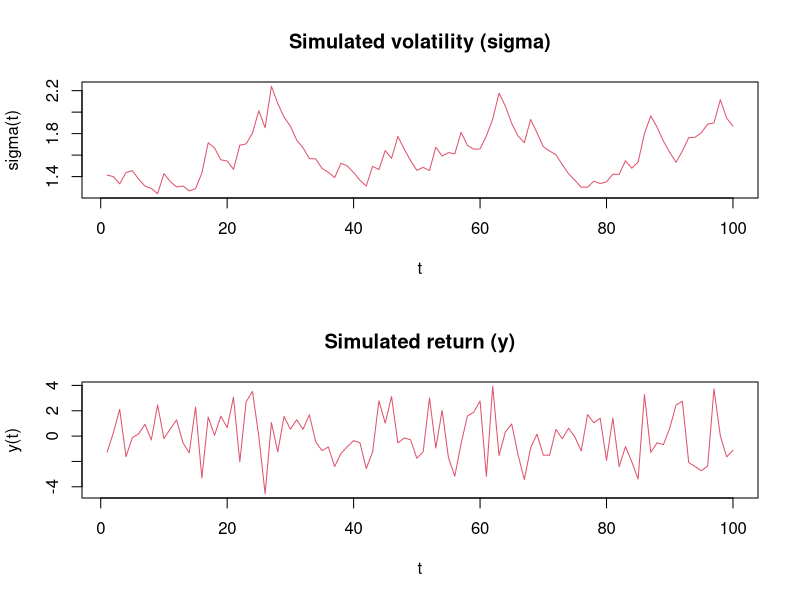

Write R code to recreate this figure.
##
##  GARCH (1, 1) model
##
##  y(t) = a + b * y(t-1) + e(t)
##  e(t) = sig(t) * z(t)
##  sig(t)^2 = omega + beta * sig(t-1)^2 + alpha * e(t-1)^2
##  omega > 0, beta >= 0, alpha >= 0
##
##  Version: 2023/04/13
##

##--- initial setup ---##
rm(list=ls())
gc()
gc()
set.seed(2)

##--- set true value ---##

da <- 0         # a
db <- 0         # b

domeg <- 0.2    # omega
dbeta <- 0.8    # beta
dalph <- 0.1    # alpha


##--- set variables ---##

ns <- 100      # the number of observations

vy <- vsig <- ve <- matrix(0, ns, 1)

dini <- domeg / (1 - dbeta - dalph)   # initial volatility: stationary mean


##--- simulate observations ---##

vz <- rnorm(ns)           # simulation z(t)
vsig[1] <- sqrt(dini)     # initial volatility: sig(1)
ve[1] <- vsig[1] * vz[1]  # initial disturbance: e(1)
vy[1] <- da + ve[1]       # initial return: y(1)
vsig[2] <- sqrt(domeg + dbeta * vsig[1]^2 + dalph * ve[1]^2)
for (t in 2:ns) {
  ve[t] <- vsig[t] * vz[t]
  vy[t] <- da + db * vy[t-1] + ve[t]
  if (t < ns) {
    vsig[t+1] <- sqrt(domeg + dbeta * vsig[t]^2 + dalph * ve[t]^2)
  }
}


##--- draw figure ---##

dev.new()
par(mfrow = c(2, 1))
plot(vsig, type='l',
     col='2', main='Simulated volatility (sigma)',
     xlab='t', ylab='sigma(t)')
plot(vy, type='l',
     col='2', main='Simulated return (y)',
     xlab='t', ylab='y(t)')


